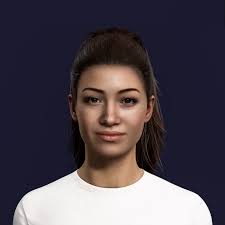
#> input picture Assignment30/skin_detector/p1.jpg, 225 x 225 px
$ jupyter execute skin_detector.ipynb
#> lines starting #> are read from the running program, lines starting #| are printed output that depends on the picture
[cell 1]
import cv2
import matplotlib.pyplot as plt
import numpy as np

[cell 2]
img_BGR = cv2.imread('p1.jpg')
#> img_BGR is the input picture: shape (225, 225, 3); mean B, G, R 79.5, 70, 78.1
img_RGB = cv2.cvtColor(img_BGR, cv2.COLOR_BGR2RGB)
img_HSV = cv2.cvtColor(img_BGR, cv2.COLOR_BGR2HSV)
#> img_HSV: shape (225, 225, 3); mean H, S, V 92.4, 98.5, 89.6
H, S, V = cv2.split(img_HSV)
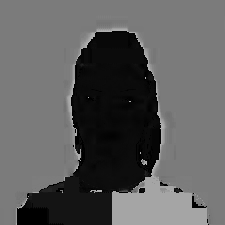
#> H: shape (225, 225); min 0, max 179, mean 92.4
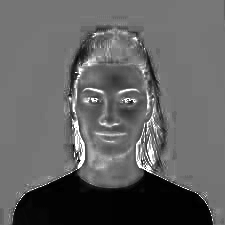
#> S: shape (225, 225); min 0, max 255, mean 98.5
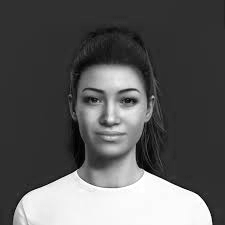
#> V: shape (225, 225); min 1, max 255, mean 89.6
rows, cols, _ = img_BGR.shape
#> rows = 225; cols = 225
plt.imshow(img_RGB)

[cell 3]
black_background = np.zeros((rows, cols), dtype='uint8')
black_background_RGB = cv2.cvtColor(black_background, cv2.COLOR_GRAY2RGB)
#> black_background_RGB: shape (225, 225, 3); every value is 0
#> black_background: shape (225, 225); every value is 0
plt.imshow(black_background_RGB)

[cell 4]
for i in range(rows):
    for j in range(cols):
        if 0 < H[i, j] < 20 and 35 < S[i, j] < 230 and 60 < V[i, j] < 250:
            black_background_RGB[i, j] = img_RGB[i, j]
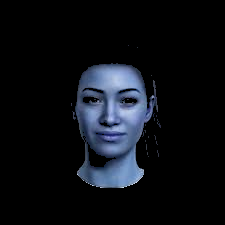
#> black_background_RGB: shape (225, 225, 3); mean B, G, R 21, 15.7, 12.9

[cell 5]
plt.imshow(black_background_RGB)

[cell 6]
cv2.imwrite('r1.jpg', cv2.cvtColor(black_background_RGB, cv2.COLOR_RGB2BGR))
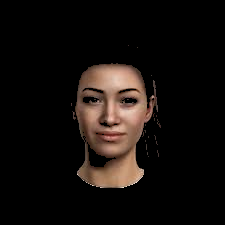
#> saved as r1.jpg: shape (225, 225, 3); mean B, G, R 12.9, 15.7, 21
#> Out = True

$ run again, with Assignment30/skin_detector/p2.jpg copied over Assignment30/skin_detector/p1.jpg
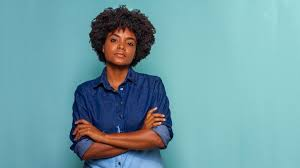
#> input picture Assignment30/skin_detector/p2.jpg, 300 x 168 px
#> img_BGR is the input picture: shape (168, 300, 3); mean B, G, R 165.6, 157.8, 112.8
#> img_HSV: shape (168, 300, 3); mean H, S, V 89.8, 105, 172.4
#> black_background: shape (168, 300); every value is 0
#> after the loop `for i in range(rows):`:
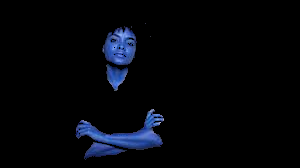
#> black_background_RGB: shape (168, 300, 3); mean B, G, R 9.7, 5.2, 3.5
#> `cv2.imwrite('r1.jpg', cv2.cvtColor(black_background_RGB, cv2.COLOR_RGB..`:
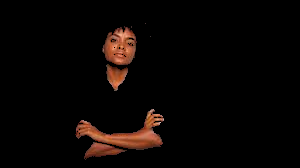
#> saved as r1.jpg: shape (168, 300, 3); mean B, G, R 3.5, 5.2, 9.7
#> Out = True

$ run again, with Assignment30/skin_detector/p3.jpg copied over Assignment30/skin_detector/p1.jpg
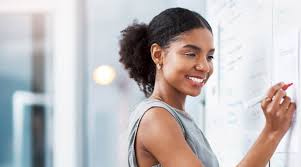
#> input picture Assignment30/skin_detector/p3.jpg, 301 x 167 px
#> img_BGR is the input picture: shape (167, 301, 3); mean B, G, R 188.7, 187.8, 192.6
#> img_HSV: shape (167, 301, 3); mean H, S, V 87.5, 36.7, 202.3
#> black_background: shape (167, 301); every value is 0
#> after the loop `for i in range(rows):`:
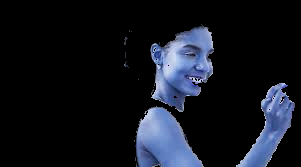
#> black_background_RGB: shape (167, 301, 3); mean B, G, R 30.7, 21.9, 18.4
#> `cv2.imwrite('r1.jpg', cv2.cvtColor(black_background_RGB, cv2.COLOR_RGB..`:
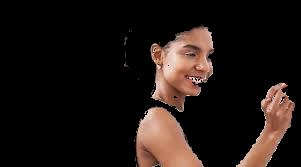
#> saved as r1.jpg: shape (167, 301, 3); mean B, G, R 18.4, 21.9, 30.7
#> Out = True
